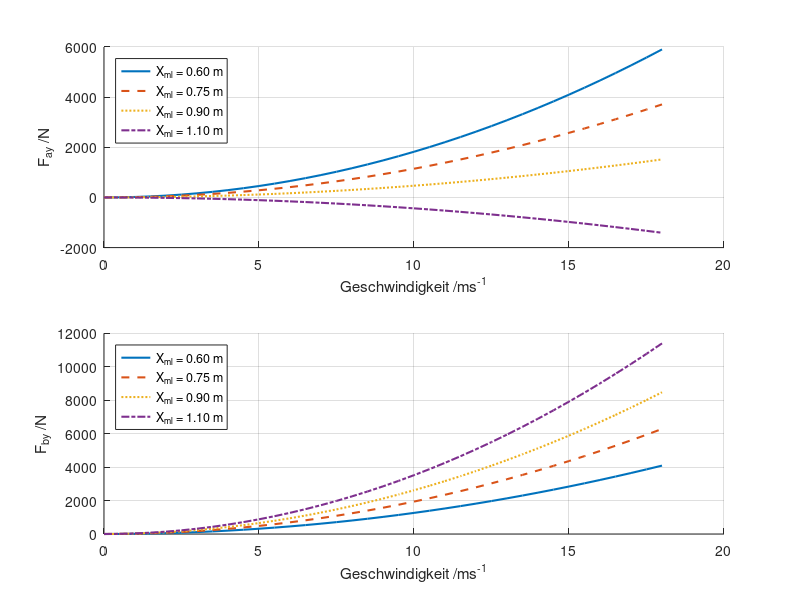

The MATLAB script that drew this image:
% =================== Lastfall Fahrt – Auftrieb/Widerstand ===================
% --- Parameterdefinition ---
roh = 1025;                          % Dichte Wasser [kg/m^3]
A = 0.059;                           % Fläche Frontwing [m^2]
Cl = 1.02;                           % Auftriebsbeiwert
Cd = 0.25;                           % Widerstandsbeiwert
X_cop = 0.151;                       % Center of Pressure [m]
X_v = 0.0725;                        % Abstand Punkt A zum Mast [m]
X_h = 0.095;                         % Abstand Punkt B zum Mast [m]
X_ml_vec = [0.6, 0.75, 0.9, 1.1];  % Mastlängen [m]
v_vec = 0:0.5:18;                    % Geschwindigkeitsbereich [m/s]

linestyles = {'-', '--', ':', '-.', ':'};  % 5 unterscheidbare Linienarten

% --- Initialisierung ---
FAY_all = zeros(length(X_ml_vec), length(v_vec));
FBY_all = zeros(length(X_ml_vec), length(v_vec));

% --- Berechnung ---
for i = 1:length(X_ml_vec)
    X_ml = X_ml_vec(i);
    for j = 1:length(v_vec)
        v = v_vec(j);
        FD = 0.5 * roh * v^2 * Cd * A;
        FL = 0.5 * roh * v^2 * Cl * A;
        FAY = (FL * (X_cop + X_h) - FD * X_ml) / (X_v + X_h);
        FBY = (-FL * (X_cop - X_v) + FD * X_ml) / (X_v + X_h);
        FAY_all(i,j) = FAY;
        FBY_all(i,j) = FBY;
    end
end

% --- Plot: FAY ---
figure;
subplot(2,1,1); hold on;
for i = 1:length(X_ml_vec)
    plot(v_vec, FAY_all(i,:), linestyles{i}, 'LineWidth', 1.5, ...
        'DisplayName', sprintf('X_{ml} = %.2f m', X_ml_vec(i)));
end
xlabel('Geschwindigkeit /ms^{-1}');
ylabel('F_{ay} /N');
legend('Location', 'northwest'); grid on;

% --- Plot: FBY ---
subplot(2,1,2); hold on;
for i = 1:length(X_ml_vec)
    plot(v_vec, FBY_all(i,:), linestyles{i}, 'LineWidth', 1.5, ...
        'DisplayName', sprintf('X_{ml} = %.2f m', X_ml_vec(i)));
end
xlabel('Geschwindigkeit /ms^{-1}');
ylabel('F_{by} /N');
legend('Location', 'northwest'); grid on;

